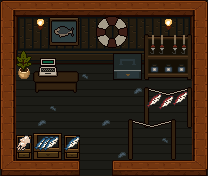

This game map was drawn from its Tiled (.tmx) file and the tilesets committed beside it. A one-line description and the full map source follow:
An orthogonal 13x11 tile map with 16x16 px tiles, 6 tile layers (Tile, Tile_deco, Wall, Furniture, ...), 3 tilesets and 18 objects (4x furniture_desc, fish_out, fish_working, fish_enterance, cash_register, ...).

<map version="1.10" tiledversion="1.12.2" orientation="orthogonal" renderorder="right-down" width="13" height="11" tilewidth="16" tileheight="16" infinite="0" nextlayerid="11" nextobjectid="21">
 <tileset firstgid="1" source="UI_Component.tsx" />
 <tileset firstgid="257" source="fishHouse.tsx" />
 <tileset firstgid="513" source="restaurant.tsx" />
 <layer id="2" name="Tile" width="13" height="11" locked="1">
  <data encoding="csv">
305,305,305,305,305,305,305,305,305,305,305,305,305,
305,305,305,305,305,305,305,305,305,305,305,305,305,
305,305,305,305,305,305,305,305,305,305,305,305,305,
305,305,305,305,305,305,305,305,305,305,305,305,305,
305,305,305,305,305,305,305,305,305,305,305,305,305,
305,305,305,305,305,305,305,305,305,305,305,305,305,
305,305,305,305,305,305,305,305,305,305,305,305,305,
305,305,305,305,305,305,305,305,305,305,305,305,305,
305,305,305,305,305,305,305,305,305,305,305,305,305,
305,305,305,305,305,305,305,305,305,305,305,305,305,
305,305,305,305,305,305,305,305,305,305,305,305,305
</data>
 </layer>
 <layer id="5" name="Tile_deco" width="13" height="11" locked="1">
  <data encoding="csv">
0,0,0,0,0,0,0,0,0,0,0,0,0,
0,0,0,0,0,0,0,0,0,0,0,0,0,
0,0,0,0,0,0,0,0,0,0,0,0,0,
0,0,0,0,0,0,0,0,0,0,0,0,0,
0,0,0,0,0,330,0,0,0,0,0,0,0,
0,0,0,0,0,0,0,0,315,0,0,0,0,
0,0,0,330,0,0,0,0,0,0,0,0,0,
0,0,315,0,0,0,315,0,0,0,0,0,0,
0,0,0,0,0,0,0,0,0,0,330,0,0,
0,0,0,0,0,0,0,315,0,0,0,0,0,
0,0,0,0,0,0,0,0,0,0,0,0,0
</data>
 </layer>
 <layer id="1" name="Wall" width="13" height="11" locked="1">
  <data encoding="csv">
113,114,114,114,114,114,114,114,114,114,114,114,115,
129,257,258,258,258,258,258,258,258,258,258,259,211,
129,273,274,274,274,274,274,274,274,274,274,275,211,
129,289,290,290,290,290,290,290,290,290,290,291,211,
129,0,0,0,0,0,0,0,0,0,0,0,211,
129,0,0,0,0,0,0,0,0,0,0,0,211,
129,0,0,0,0,0,0,0,0,0,0,0,211,
129,0,0,0,0,0,0,0,0,0,0,0,211,
129,0,0,0,0,0,0,0,0,0,0,0,211,
129,0,0,0,0,0,0,0,0,0,0,0,211,
225,226,226,226,98,0,0,97,226,226,226,226,227
</data>
 </layer>
 <layer id="3" name="Furniture" width="13" height="11" locked="1">
  <data encoding="csv">
0,0,0,0,0,0,0,0,0,0,0,0,0,
0,0,0,0,0,0,0,0,0,0,0,0,0,
0,0,0,0,0,0,0,0,0,263,264,265,0,
0,596,0,0,0,0,0,312,313,279,280,281,0,
0,612,260,261,262,0,0,328,329,295,296,297,0,
0,0,276,277,278,0,0,0,0,266,267,268,0,
0,0,0,0,0,0,0,0,0,282,283,284,0,
0,0,0,0,0,0,0,0,0,298,299,300,0,
0,321,322,323,324,0,0,0,0,0,0,0,0,
0,337,338,339,340,0,0,0,0,0,0,0,0,
0,0,0,0,0,0,0,0,0,0,0,0,0
</data>
 </layer>
 <layer id="4" name="Deco" width="13" height="11" locked="1">
  <data encoding="csv">
0,0,0,0,0,0,0,0,0,0,0,0,0,
0,0,0,342,343,0,310,311,0,0,0,0,0,
0,0,0,358,359,0,326,327,0,0,0,0,0,
0,0,292,293,0,0,0,0,0,0,0,0,0,
0,0,308,309,0,0,0,0,0,0,0,0,0,
0,0,0,0,0,0,0,0,0,0,0,0,0,
0,0,0,0,0,0,0,0,0,0,0,0,0,
0,0,0,0,0,0,0,0,269,270,271,0,0,
0,0,0,0,0,0,0,0,285,286,287,0,0,
0,0,0,0,0,0,0,0,301,302,303,0,0,
0,0,0,0,0,0,0,0,0,0,0,0,0
</data>
 </layer>
 <layer id="6" name="Light" width="13" height="11" locked="1">
  <data encoding="csv">
0,0,0,0,0,0,0,0,0,0,0,0,0,
0,0,548,0,0,0,0,0,0,0,548,0,0,
0,0,0,0,0,0,0,0,0,0,0,0,0,
0,0,0,0,0,0,0,0,0,0,0,0,0,
0,0,0,0,0,0,0,0,0,0,0,0,0,
0,0,0,0,0,0,0,0,0,0,0,0,0,
0,0,0,0,0,0,0,0,0,0,0,0,0,
0,0,0,0,0,0,0,0,0,0,0,0,0,
0,0,0,0,0,0,0,0,0,0,0,0,0,
0,0,0,0,0,0,0,0,0,0,0,0,0,
0,0,0,0,0,0,0,0,0,0,0,0,0
</data>
 </layer>
 <objectgroup id="7" name="Warp" visible="0" locked="1">
  <object id="1" name="fish_out" x="80" y="160" width="32" height="16">
   <properties>
    <property name="target_map" value="plaza3" />
    <property name="target_spawn" value="fish_exit" />
   </properties>
  </object>
 </objectgroup>
 <objectgroup id="8" name="Spawn" visible="0" locked="1">
  <object id="2" name="fish_working" x="48" y="72" />
  <object id="3" name="fish_enterance" x="103.818" y="165.818" />
 </objectgroup>
 <objectgroup id="9" name="Interactable" visible="0" locked="1">
  <object id="4" name="cash_register" x="40.4167" y="90.5833" width="16" height="16">
   <properties>
    <property name="shop_id" value="roshi_shop" />
   </properties>
  </object>
  <object id="17" name="furniture_desc" x="144" y="128" width="48" height="16" />
  <object id="18" name="furniture_desc" x="16" y="128" width="64" height="16">
   <properties>
    <property name="id" value="fish3" />
   </properties>
  </object>
  <object id="19" name="furniture_desc" x="112" y="80" width="32" height="16">
   <properties>
    <property name="id" value="box" />
   </properties>
  </object>
  <object id="20" name="furniture_desc" x="144" y="80" width="48" height="16">
   <properties>
    <property name="id" value="fish1" />
   </properties>
  </object>
 </objectgroup>
 <objectgroup id="10" name="YSortAnchor" visible="0" locked="1">
  <properties>
   <property name="layer" value="Furniture" />
  </properties>
  <object id="5" name="Wall" x="16" y="16" width="176" height="48">
   <properties>
    <property name="layer" value="Wall,Deco" />
   </properties>
  </object>
  <object id="6" name="vase1" x="16" y="48" width="16" height="32" />
  <object id="7" name="box1" x="16" y="128" width="16" height="32" />
  <object id="8" name="box2" x="64" y="128" width="16" height="32" />
  <object id="9" name="box3" x="32" y="128" width="32" height="32" />
  <object id="10" name="box4" x="112" y="48" width="32" height="32" />
  <object id="11" name="desk1" x="32" y="48" width="48" height="48">
   <properties>
    <property name="layer" value="Deco,Furniture" />
   </properties>
  </object>
  <object id="12" name="shelf1" x="144" y="32" width="48" height="48">
   <properties>
    <property name="layer" value="Furniture" />
   </properties>
  </object>
  <object id="13" name="shelf2" x="128" y="112" width="48" height="48">
   <properties>
    <property name="layer" value="Deco" />
   </properties>
  </object>
  <object id="14" name="shelf3" x="144" y="80" width="48" height="48">
   <properties>
    <property name="layer" value="Furniture" />
   </properties>
  </object>
 </objectgroup>
</map>
